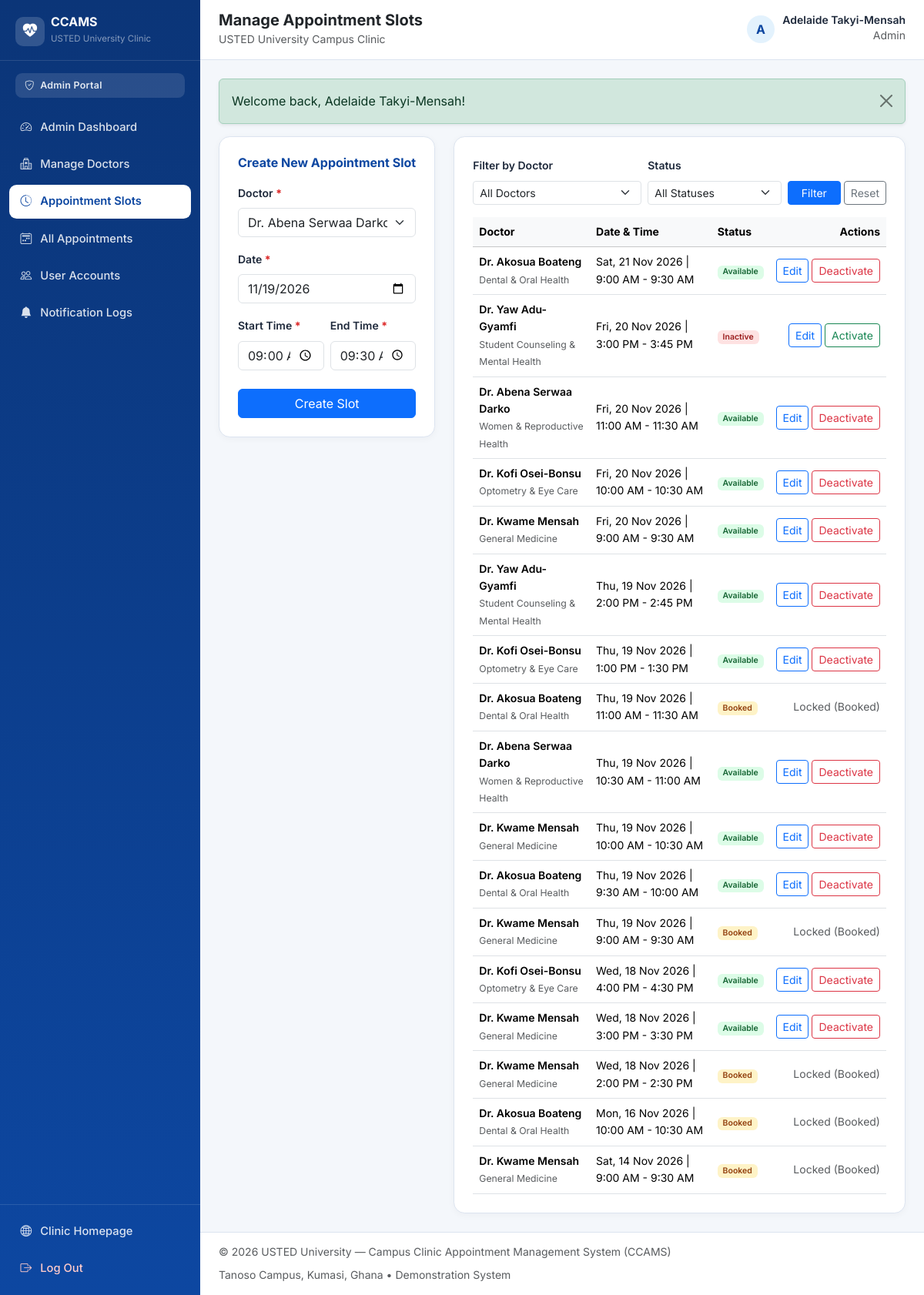
The app's page /admin/manage_slots.php (signed in) with its own data.
### tables this page shows
CREATE TABLE `users` (
    `user_id` INT UNSIGNED NOT NULL AUTO_INCREMENT,
    `full_name` VARCHAR(120) NOT NULL,
    `email` VARCHAR(150) NOT NULL,
    `password_hash` VARCHAR(255) NOT NULL,
    `phone` VARCHAR(25) DEFAULT NULL,
    `role` ENUM('student', 'doctor', 'admin') NOT NULL DEFAULT 'student',
    `account_status` ENUM('active', 'inactive') NOT NULL DEFAULT 'active',
    `created_at` TIMESTAMP NOT NULL DEFAULT CURRENT_TIMESTAMP,
    `updated_at` TIMESTAMP NOT NULL DEFAULT CURRENT_TIMESTAMP ON UPDATE CURRENT_TIMESTAMP,
    PRIMARY KEY (`user_id`),
    UNIQUE KEY `uq_users_email` (`email`),
    KEY `idx_users_role_status` (`role`, `account_status`)
);

CREATE TABLE `appointment_slots` (
    `slot_id` INT UNSIGNED NOT NULL AUTO_INCREMENT,
    `doctor_id` INT UNSIGNED NOT NULL,
    `start_time` DATETIME NOT NULL,
    `end_time` DATETIME NOT NULL,
    `status` ENUM('available', 'booked', 'inactive') NOT NULL DEFAULT 'available',
    `created_at` TIMESTAMP NOT NULL DEFAULT CURRENT_TIMESTAMP,
    PRIMARY KEY (`slot_id`),
    KEY `idx_slots_doctor_time` (`doctor_id`, `start_time`),
    KEY `idx_slots_status_time` (`status`, `start_time`),
    CONSTRAINT `fk_slots_doctor`
        FOREIGN KEY (`doctor_id`) REFERENCES `doctors` (`doctor_id`)
        ON DELETE CASCADE ON UPDATE CASCADE
);

CREATE TABLE `doctors` (
    `doctor_id` INT UNSIGNED NOT NULL AUTO_INCREMENT,
    `user_id` INT UNSIGNED NOT NULL,
    `specialization` VARCHAR(120) NOT NULL,
    `availability_status` ENUM('available', 'unavailable') NOT NULL DEFAULT 'available',
    `created_at` TIMESTAMP NOT NULL DEFAULT CURRENT_TIMESTAMP,
    PRIMARY KEY (`doctor_id`),
    UNIQUE KEY `uq_doctors_user_id` (`user_id`),
    KEY `idx_doctors_specialization` (`specialization`),
    KEY `idx_doctors_availability` (`availability_status`),
    CONSTRAINT `fk_doctors_user`
        FOREIGN KEY (`user_id`) REFERENCES `users` (`user_id`)
        ON DELETE CASCADE ON UPDATE CASCADE
);

### admin/manage_slots.php (the view, shortened to what the rows shown need)
<?php
require_once __DIR__ . '/../includes/auth.php';
require_auth('admin');
$pdo = get_pdo();
$editSlot = null;
$where = 'WHERE 1=1';
$params = [];
$slotsStmt = $pdo->prepare(
    "SELECT s.*, u.full_name AS doctor_name, d.specialization
     FROM appointment_slots s
     INNER JOIN doctors d ON d.doctor_id = s.doctor_id
     INNER JOIN users u ON u.user_id = d.user_id
     $where
     ORDER BY s.start_time DESC
     LIMIT 60"
);
$slotsStmt->execute($params);
$slots = $slotsStmt->fetchAll();
$pageTitle = 'Manage Appointment Slots';
$layoutMode = 'dashboard';
require_once __DIR__ . '/../includes/header.php';
?>
<div class="row g-4">
    <div class="col-lg-4">
        <div class="ccams-card p-4">
            <h2 class="h6 fw-bold text-primary-dark mb-3">
                <?php echo $editSlot ? 'Edit Slot #' . (int) $editSlot['slot_id'] : 'Create New Appointment Slot'; ?>
            </h2>
        </div>
    </div>
    <div class="col-lg-8">
        <div class="ccams-card p-4">
            <div class="table-responsive">
                <table class="table table-hover align-middle small mb-0">
                    <thead class="table-light">
                        <tr>
                            <th>Doctor</th>
                            <th>Date &amp; Time</th>
                            <th>Status</th>
                            <th class="text-end">Actions</th>
                        </tr>
                    </thead>
                    <tbody>
                        <?php foreach ($slots as $slot): ?>
                            <tr>
                                <td>
                                    <div class="fw-semibold"><?php echo e($slot['doctor_name']); ?></div>
                                    <small class="text-muted"><?php echo e($slot['specialization']); ?></small>
                                </td>
                                <td><?php echo e(format_slot_range((string) $slot['start_time'], (string) $slot['end_time'])); ?></td>
                                <td>
                                    <span class="badge <?php echo status_badge_class((string) $slot['status']); ?>">
                                        <?php echo e(ucfirst((string) $slot['status'])); ?>
                                    </span>
                                </td>
                                <td class="text-end">
                                    <?php if ($slot['status'] !== 'booked'): ?>
                                        <div class="d-inline-flex gap-1">
                                            <a href="<?php echo e(app_url('admin/manage_slots.php?edit=' . (int) $slot['slot_id'])); ?>" class="btn btn-sm btn-outline-primary">Edit</a>
                                            <form method="post" action="<?php echo e(app_url('admin/manage_slots.php')); ?>">
                                                <button type="submit" class="btn btn-sm <?php echo $slot['status'] === 'available' ? 'btn-outline-danger' : 'btn-outline-success'; ?>">
                                                    <?php echo $slot['status'] === 'available' ? 'Deactivate' : 'Activate'; ?>
                                                </button>
                                            </form>
                                        </div>
                                    <?php else: ?>
                                        <span class="text-muted">Locked (Booked)</span>
                                    <?php endif; ?>
                                </td>
                            </tr>
                        <?php endforeach; ?>
                    </tbody>
                </table>
            </div>
        </div>
    </div>
</div>
<?php require_once __DIR__ . '/../includes/footer.php'; ?>

### includes/header.php (shortened to what the rows shown need)
<?php
$pageTitle = $pageTitle ?? 'USTED University — Campus Clinic Appointment Management System';
$layoutMode = $layoutMode ?? 'public';
$authUser = current_user();
$flashes = get_flashes();
?>
<!DOCTYPE html>
<html lang="en">
<head>
    <link href="https://cdn.jsdelivr.net/npm/bootstrap@5.3.3/dist/css/bootstrap.min.css" rel="stylesheet">
    <link href="https://cdn.jsdelivr.net/npm/bootstrap-icons@1.11.3/font/bootstrap-icons.min.css" rel="stylesheet">
    <link href="<?php echo e(app_url('assets/css/style.css')); ?>" rel="stylesheet">
</head>
<body class="<?php echo $layoutMode === 'dashboard' ? 'ccams-dashboard-body' : 'ccams-public-body'; ?>">
<?php if ($layoutMode === 'dashboard' && $authUser): ?>
    <div class="dashboard-wrapper">
        <aside class="dashboard-sidebar" id="dashboardSidebar" aria-label="Dashboard Navigation">
            <div class="sidebar-brand">
                <a href="<?php echo e(app_url('index.php')); ?>" class="d-flex align-items-center gap-2 text-decoration-none text-white">
                    <span class="brand-emblem">
                        <i class="bi bi-heart-pulse-fill"></i>
                    </span>
                    <div>
                        <div class="fw-bold lh-1 fs-6">CCAMS</div>
                        <small class="text-white-50" style="font-size: 0.72rem;">USTED University Clinic</small>
                    </div>
                </a>
            </div>
            <div class="sidebar-role-pill">
                <i class="bi bi-shield-check me-1"></i>
                <?php echo e(ucfirst($authUser['role'])); ?> Portal
            </div>
            <nav class="sidebar-nav">
                <?php if ($authUser['role'] === 'student'): ?>
                    <a class="sidebar-link <?php echo is_active_nav('student/dashboard.php'); ?>" href="<?php echo e(app_url('student/dashboard.php')); ?>">
                        <i class="bi bi-speedometer2"></i><span>Dashboard</span>
                    </a>
                    <a class="sidebar-link <?php echo is_active_nav('student/doctors.php'); ?>" href="<?php echo e(app_url('student/doctors.php')); ?>">
                        <i class="bi bi-person-badge"></i><span>Available Doctors</span>
                    </a>
                    <a class="sidebar-link <?php echo is_active_nav('student/book_appointment.php'); ?>" href="<?php echo e(app_url('student/book_appointment.php')); ?>">
                        <i class="bi bi-calendar-plus"></i><span>Book Appointment</span>
                    </a>
                    <a class="sidebar-link <?php echo is_active_nav('student/my_appointments.php') || is_active_nav('student/appointment_details.php') ? 'active' : ''; ?>" href="<?php echo e(app_url('student/my_appointments.php')); ?>">
                        <i class="bi bi-calendar2-check"></i><span>My Appointments</span>
                    </a>
                    <a class="sidebar-link <?php echo is_active_nav('student/notifications.php'); ?>" href="<?php echo e(app_url('student/notifications.php')); ?>">
                        <i class="bi bi-bell"></i><span>Notifications</span>
                    </a>
                    <a class="sidebar-link <?php echo is_active_nav('student/profile.php'); ?>" href="<?php echo e(app_url('student/profile.php')); ?>">
                        <i class="bi bi-person-gear"></i><span>Profile &amp; Password</span>
                    </a>
                <?php elseif ($authUser['role'] === 'admin'): ?>
                    <a class="sidebar-link <?php echo is_active_nav('admin/dashboard.php'); ?>" href="<?php echo e(app_url('admin/dashboard.php')); ?>">
                        <i class="bi bi-speedometer2"></i><span>Admin Dashboard</span>
                    </a>
                    <a class="sidebar-link <?php echo is_active_nav('admin/manage_doctors.php') || is_active_nav('admin/add_doctor.php') || is_active_nav('admin/edit_doctor.php') ? 'active' : ''; ?>" href="<?php echo e(app_url('admin/manage_doctors.php')); ?>">
                        <i class="bi bi-hospital"></i><span>Manage Doctors</span>
                    </a>
                    <a class="sidebar-link <?php echo is_active_nav('admin/manage_slots.php'); ?>" href="<?php echo e(app_url('admin/manage_slots.php')); ?>">
                        <i class="bi bi-clock-history"></i><span>Appointment Slots</span>
                    </a>
                    <a class="sidebar-link <?php echo is_active_nav('admin/manage_appointments.php'); ?>" href="<?php echo e(app_url('admin/manage_appointments.php')); ?>">
                        <i class="bi bi-calendar2-week"></i><span>All Appointments</span>
                    </a>
                    <a class="sidebar-link <?php echo is_active_nav('admin/manage_users.php'); ?>" href="<?php echo e(app_url('admin/manage_users.php')); ?>">
                        <i class="bi bi-people"></i><span>User Accounts</span>
                    </a>
                    <a class="sidebar-link <?php echo is_active_nav('admin/notifications.php'); ?>" href="<?php echo e(app_url('admin/notifications.php')); ?>">
                        <i class="bi bi-bell-fill"></i><span>Notification Logs</span>
                    </a>
                <?php endif; ?>
            </nav>
            <div class="sidebar-footer">
                <a href="<?php echo e(app_url('index.php')); ?>" class="sidebar-link">
                    <i class="bi bi-globe2"></i><span>Clinic Homepage</span>
                </a>
                <form method="post" action="<?php echo e(app_url('logout.php')); ?>" class="mt-1">
                    <button type="submit" class="sidebar-link w-100 border-0 bg-transparent text-start text-danger-soft">
                        <i class="bi bi-box-arrow-right"></i><span>Log Out</span>
                    </button>
                </form>
            </div>
        </aside>
        <div class="dashboard-main">
            <header class="dashboard-topbar">
                <div class="d-flex align-items-center gap-3">
                    <div>
                        <h1 class="h5 mb-0 fw-bold text-dark"><?php echo e($pageTitle); ?></h1>
                        <small class="text-muted">USTED University Campus Clinic</small>
                    </div>
                </div>
                <div class="d-flex align-items-center gap-3">
                    <div class="user-profile-chip">
                        <div class="avatar-circle">
                            <?php echo e(strtoupper(substr((string) $authUser['full_name'], 0, 1))); ?>
                        </div>
                        <div class="d-none d-sm-block text-end">
                            <div class="fw-semibold small lh-1"><?php echo e($authUser['full_name']); ?></div>
                            <small class="text-muted text-capitalize"><?php echo e($authUser['role']); ?></small>
                        </div>
                    </div>
                </div>
            </header>
            <main id="main-content" class="dashboard-content">
                <?php if (!empty($flashes)): ?>
                    <?php foreach ($flashes as $flash): ?>
                        <div class="alert alert-<?php echo e($flash['type']); ?> alert-dismissible fade show shadow-sm" role="alert">
                            <?php echo e($flash['message']); ?>
                            <button type="button" class="btn-close" data-bs-dismiss="alert" aria-label="Close"></button>
                        </div>
                    <?php endforeach; ?>
                <?php endif; ?>
<?php endif; ?>

### records on screen
users: role "Admin", full_name "A", full_name "Adelaide Takyi-Mensah"
appointment_slots: users.full_name "Dr. Akosua Boateng", doctor.specialization "Dental & Oral Health", start_time+end_time "Sat, 21 Nov 2026 | 9:00 AM - 9:30 AM", status "Available", shows "Deactivate"
appointment_slots: users.full_name "Dr. Yaw Adu-Gyamfi", doctor.specialization "Student Counseling & Mental Health", start_time+end_time "Fri, 20 Nov 2026 | 3:00 PM - 3:45 PM", status "Inactive", shows "Activate"
appointment_slots: users.full_name "Dr. Abena Serwaa Darko", doctor.specialization "Women & Reproductive Health", start_time+end_time "Fri, 20 Nov 2026 | 11:00 AM - 11:30 AM", status "Available", shows "Deactivate"
appointment_slots: users.full_name "Dr. Kofi Osei-Bonsu", doctor.specialization "Optometry & Eye Care", start_time+end_time "Fri, 20 Nov 2026 | 10:00 AM - 10:30 AM", status "Available", shows "Deactivate"
appointment_slots: users.full_name "Dr. Kwame Mensah", doctor.specialization "General Medicine", start_time+end_time "Fri, 20 Nov 2026 | 9:00 AM - 9:30 AM", status "Available", shows "Deactivate"
appointment_slots: users.full_name "Dr. Yaw Adu-Gyamfi", doctor.specialization "Student Counseling & Mental Health", start_time+end_time "Thu, 19 Nov 2026 | 2:00 PM - 2:45 PM", status "Available", shows "Deactivate"
appointment_slots: users.full_name "Dr. Kofi Osei-Bonsu", doctor.specialization "Optometry & Eye Care", start_time+end_time "Thu, 19 Nov 2026 | 1:00 PM - 1:30 PM", status "Available", shows "Deactivate"
appointment_slots: users.full_name "Dr. Akosua Boateng", doctor.specialization "Dental & Oral Health", start_time+end_time "Thu, 19 Nov 2026 | 11:00 AM - 11:30 AM", status "Booked", shows "Locked (Booked)"
appointment_slots: users.full_name "Dr. Abena Serwaa Darko", doctor.specialization "Women & Reproductive Health", start_time+end_time "Thu, 19 Nov 2026 | 10:30 AM - 11:00 AM", status "Available", shows "Deactivate"
appointment_slots: users.full_name "Dr. Kwame Mensah", doctor.specialization "General Medicine", start_time+end_time "Thu, 19 Nov 2026 | 10:00 AM - 10:30 AM", status "Available", shows "Deactivate"
appointment_slots: users.full_name "Dr. Akosua Boateng", doctor.specialization "Dental & Oral Health", start_time+end_time "Thu, 19 Nov 2026 | 9:30 AM - 10:00 AM", status "Available", shows "Deactivate"
appointment_slots: users.full_name "Dr. Kwame Mensah", doctor.specialization "General Medicine", start_time+end_time "Thu, 19 Nov 2026 | 9:00 AM - 9:30 AM", status "Booked", shows "Locked (Booked)"
appointment_slots: users.full_name "Dr. Kofi Osei-Bonsu", doctor.specialization "Optometry & Eye Care", start_time+end_time "Wed, 18 Nov 2026 | 4:00 PM - 4:30 PM", status "Available", shows "Deactivate"
appointment_slots: users.full_name "Dr. Kwame Mensah", doctor.specialization "General Medicine", start_time+end_time "Wed, 18 Nov 2026 | 3:00 PM - 3:30 PM", status "Available", shows "Deactivate"
appointment_slots: users.full_name "Dr. Kwame Mensah", doctor.specialization "General Medicine", start_time+end_time "Wed, 18 Nov 2026 | 2:00 PM - 2:30 PM", status "Booked", shows "Locked (Booked)"
appointment_slots: users.full_name "Dr. Akosua Boateng", doctor.specialization "Dental & Oral Health", start_time+end_time "Mon, 16 Nov 2026 | 10:00 AM - 10:30 AM", status "Booked", shows "Locked (Booked)"
appointment_slots: users.full_name "Dr. Kwame Mensah", doctor.specialization "General Medicine", start_time+end_time "Sat, 14 Nov 2026 | 9:00 AM - 9:30 AM", status "Booked", shows "Locked (Booked)"

### other values on screen
$pageTitle "Manage Appointment Slots"
$flash['message'] "Welcome back, Adelaide Takyi-Mensah!"
form field doctor_id "Dr. Abena Serwaa Darko (Women & Reproductive Health)"
